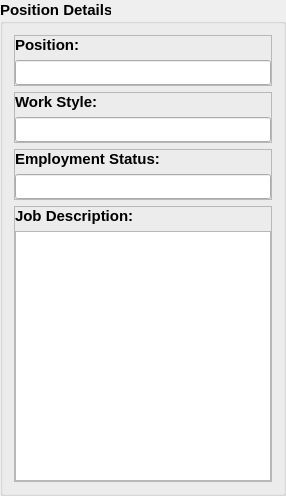
           <widget class="QGroupBox" name="position_details_group_box">
            <property name="font">
             <font>
              <pointsize>11</pointsize>
              <weight>75</weight>
              <bold>true</bold>
             </font>
            </property>
            <property name="title">
             <string>Position Details</string>
            </property>
            <property name="flat">
             <bool>true</bool>
            </property>
            <layout class="QVBoxLayout" name="verticalLayout_10">
             <item>
              <widget class="QFrame" name="position_frame">
               <property name="frameShape">
                <enum>QFrame::StyledPanel</enum>
               </property>
               <property name="frameShadow">
                <enum>QFrame::Raised</enum>
               </property>
               <layout class="QVBoxLayout" name="verticalLayout_6">
                <property name="leftMargin">
                 <number>0</number>
                </property>
                <property name="topMargin">
                 <number>0</number>
                </property>
                <property name="rightMargin">
                 <number>0</number>
                </property>
                <property name="bottomMargin">
                 <number>0</number>
                </property>
                <item>
                 <widget class="QLabel" name="position_label">
                  <property name="text">
                   <string>Position:</string>
                  </property>
                 </widget>
                </item>
                <item>
                 <widget class="QLineEdit" name="position_line_edit">
                  <property name="minimumSize">
                   <size>
                    <width>0</width>
                    <height>25</height>
                   </size>
                  </property>
                  <property name="maximumSize">
                   <size>
                    <width>16777215</width>
                    <height>25</height>
                   </size>
                  </property>
                  <property name="readOnly">
                   <bool>true</bool>
                  </property>
                 </widget>
                </item>
               </layout>
              </widget>
             </item>
             <item>
              <widget class="QFrame" name="work_style_frame">
               <property name="frameShape">
                <enum>QFrame::StyledPanel</enum>
               </property>
               <property name="frameShadow">
                <enum>QFrame::Raised</enum>
               </property>
               <layout class="QVBoxLayout" name="verticalLayout_7">
                <property name="leftMargin">
                 <number>0</number>
                </property>
                <property name="topMargin">
                 <number>0</number>
                </property>
                <property name="rightMargin">
                 <number>0</number>
                </property>
                <property name="bottomMargin">
                 <number>0</number>
                </property>
                <item>
                 <widget class="QLabel" name="work_style_label">
                  <property name="text">
                   <string>Work Style:</string>
                  </property>
                 </widget>
                </item>
                <item>
                 <widget class="QLineEdit" name="work_style_line_edit">
                  <property name="minimumSize">
                   <size>
                    <width>0</width>
                    <height>25</height>
                   </size>
                  </property>
                  <property name="maximumSize">
                   <size>
                    <width>16777215</width>
                    <height>25</height>
                   </size>
                  </property>
                  <property name="readOnly">
                   <bool>true</bool>
                  </property>
                 </widget>
                </item>
               </layout>
              </widget>
             </item>
             <item>
              <widget class="QFrame" name="employment_status_frame">
               <property name="frameShape">
                <enum>QFrame::StyledPanel</enum>
               </property>
               <property name="frameShadow">
                <enum>QFrame::Raised</enum>
               </property>
               <layout class="QVBoxLayout" name="verticalLayout_8">
                <property name="leftMargin">
                 <number>0</number>
                </property>
                <property name="topMargin">
                 <number>0</number>
                </property>
                <property name="rightMargin">
                 <number>0</number>
                </property>
                <property name="bottomMargin">
                 <number>0</number>
                </property>
                <item>
                 <widget class="QLabel" name="employment_status_label">
                  <property name="text">
                   <string>Employment Status:</string>
                  </property>
                 </widget>
                </item>
                <item>
                 <widget class="QLineEdit" name="employment_status_line_edit">
                  <property name="minimumSize">
                   <size>
                    <width>0</width>
                    <height>25</height>
                   </size>
                  </property>
                  <property name="maximumSize">
                   <size>
                    <width>16777215</width>
                    <height>25</height>
                   </size>
                  </property>
                  <property name="readOnly">
                   <bool>true</bool>
                  </property>
                 </widget>
                </item>
               </layout>
              </widget>
             </item>
             <item>
              <widget class="QFrame" name="job_description_frame">
               <property name="frameShape">
                <enum>QFrame::StyledPanel</enum>
               </property>
               <property name="frameShadow">
                <enum>QFrame::Raised</enum>
               </property>
               <layout class="QVBoxLayout" name="verticalLayout_9">
                <property name="leftMargin">
                 <number>0</number>
                </property>
                <property name="topMargin">
                 <number>0</number>
                </property>
                <property name="rightMargin">
                 <number>0</number>
                </property>
                <property name="bottomMargin">
                 <number>0</number>
                </property>
                <item>
                 <widget class="QLabel" name="job_description_label">
                  <property name="text">
                   <string>Job Description:</string>
                  </property>
                 </widget>
                </item>
                <item>
                 <widget class="QPlainTextEdit" name="job_description_plain_text_edit">
                  <property name="minimumSize">
                   <size>
                    <width>0</width>
                    <height>250</height>
                   </size>
                  </property>
                  <property name="maximumSize">
                   <size>
                    <width>16777215</width>
                    <height>250</height>
                   </size>
                  </property>
                  <property name="font">
                   <font>
                    <pointsize>10</pointsize>
                   </font>
                  </property>
                 </widget>
                </item>
               </layout>
              </widget>
             </item>
            </layout>
           </widget>
